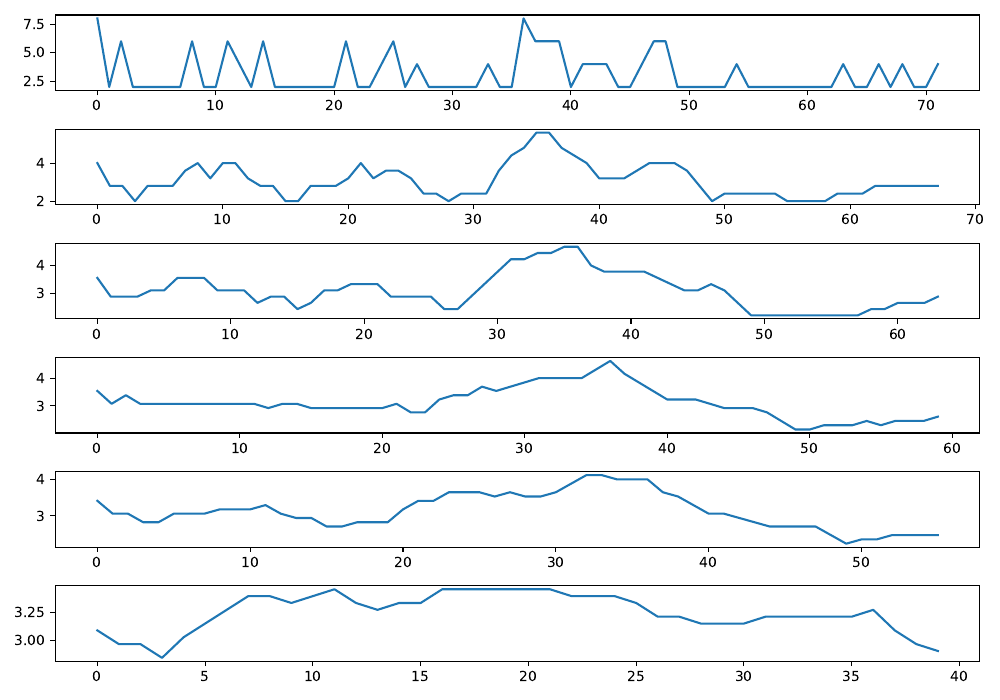

Recreate this plot in Python.
import matplotlib.pyplot as plt
import numpy as np
import scipy as sp

def sinus(A, f0, phi):
    def x(t):
        return A * np.sin(2 * np.pi * f0 * t + phi)

    return x

if __name__ == '__main__':
    samples = np.genfromtxt('./labs/05/Train.csv', delimiter=',')
    samples = samples[1:, 2]
    N = len(samples)
    ds = 3 * 24 * 60 * 60 # 3 zile -> secunde
    dh = 3 * 24 # 3 zile -> ore
    samples = samples[:dh]
    
    fig, axs = plt.subplots(6, figsize=(10, 7))
    axs[0].plot(samples)

    ws = [5, 9, 13, 17, 33]
    for i in range(len(ws)):
        ys = np.convolve(samples, np.ones(ws[i]), 'valid') / ws[i]
        axs[1 + i].plot(ys)
    
    plt.tight_layout()
    plt.savefig('./labs/06/04b.pdf')
    plt.show()
